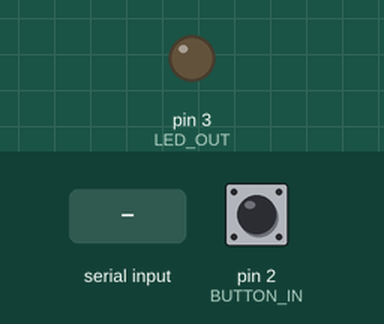
Bench run of a sketch on a simulated Arduino Uno, built with avr-gcc and run on an emulated ATmega328P. Parts: output pins drawn as LEDs (lit = HIGH). Dashed ring = blinking. The test bench sets the inputs (shaded band); at power-on: pin 2 (BUTTON_IN) HIGH.

Above: at 1.2 s.
1.3 s: "2" received over Serial
At 1.42 s:
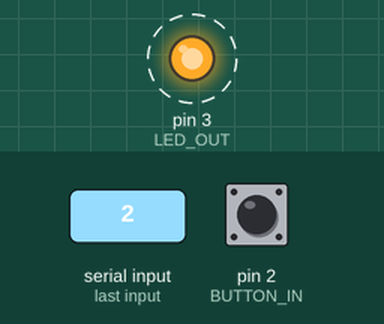
4.3 s: byte 51 (BlinkSlow) received over Serial
At 5.8 s:
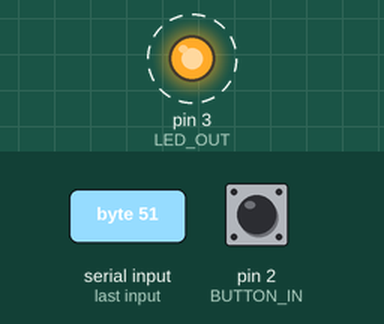
13.3 s: "1" received over Serial
At 14.1 s:
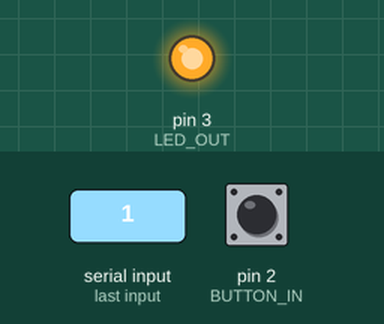
14.8 s: "0" received over Serial
At 15.9 s:
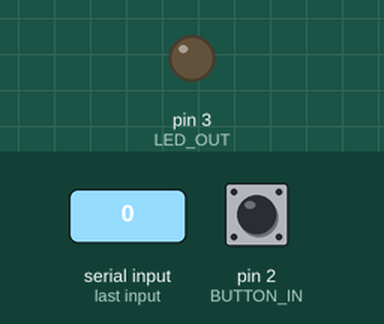
Timing chart, 0 to 17.3 s (numbered marks = the images above; inputs shaded):
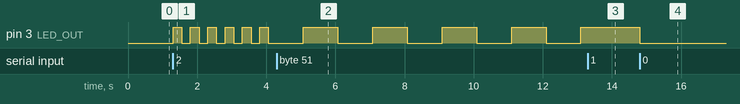

Measured:
- after the input at 1.3 s, pin 3 (LED_OUT): alternates HIGH for 0.25 s and LOW for 0.25 s, starting at once
- after the input at 4.3 s, pin 3 (LED_OUT): alternates HIGH for 1.0 s and LOW for 1.0 s, starting after 0.77 s
- after the input at 13.3 s, pin 3 (LED_OUT): stays HIGH (without the input it goes to LOW after 0.81 s)
- after the input at 14.8 s, pin 3 (LED_OUT): HIGH → LOW at once

The sketch:

buttonInterface.ino
```cpp
const int BUTTON_IN = 2;
const int LED_OUT = 3;

const int FAST_TIMING = 250;
const int SLOW_TIMING = 1000;

const int DELAY_TIME = 5;

bool led_status = false;
int timer;

enum BlinkState:char{BlinkOff='0', BlinkConst='1', BinkFast='2', BlinkSlow='3'};
char inputChar;

BlinkState blinkState = BlinkOff;

void checkButtonPosition(){
  if(digitalRead(BUTTON_IN) == LOW){
    Serial.print('C');
  }
}

void changeLEDStatus(){
  timer = 0;

  if(led_status){
    digitalWrite(LED_OUT, LOW);
  }
  else {
    digitalWrite(LED_OUT, HIGH);
  }

  led_status = !led_status;
}

void setup() {
  timer = 0;
  // put your setup code here, to run once:
  pinMode(BUTTON_IN, INPUT_PULLUP);
  pinMode(LED_OUT, OUTPUT);

  Serial.begin(9600);
}

void loop() {
  // put your main code here, to run repeatedly:
  checkButtonPosition();

  timer += DELAY_TIME;

  if (Serial.available() > 0) {
    blinkState = Serial.read();
  }

  switch(blinkState){
    case BlinkOff:
      digitalWrite(LED_OUT, LOW);
      break;
    case BlinkConst:
      digitalWrite(LED_OUT, HIGH);
      break;
    case BinkFast:
      if(timer >= FAST_TIMING){
        changeLEDStatus();
      }
      break;
    case BlinkSlow:
      if(timer >= SLOW_TIMING){
        changeLEDStatus();
      }
      break;
  }

  delay(DELAY_TIME);
}
```
